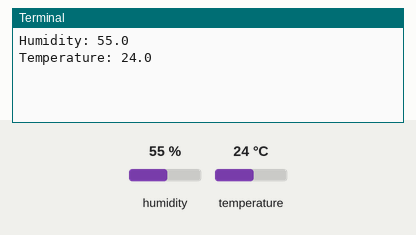
This program was run on a simulated Raspberry Pi (BCM pin numbers). Shown: the last lines printed to the terminal. The inputs (shaded band) are chosen by the test bench; at power-on: humidity 55 %, temperature 24 °C.

Above: at 1.2 s.
1.3 s: humidity set to 22 %
At 3.1 s:
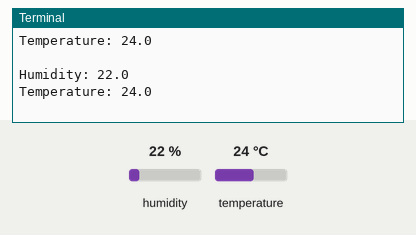
3.4 s: temperature set to 12 °C
At 4.4 s:
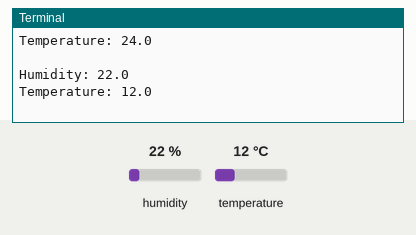
5.5 s: humidity set to 40 %
At 7.4 s:
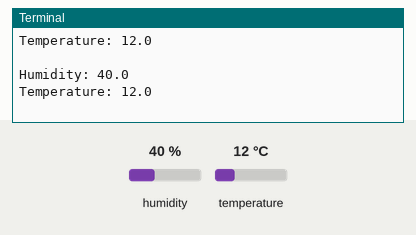
Timing chart, 0 to 8.9 s (numbered marks = the images above; inputs shaded):
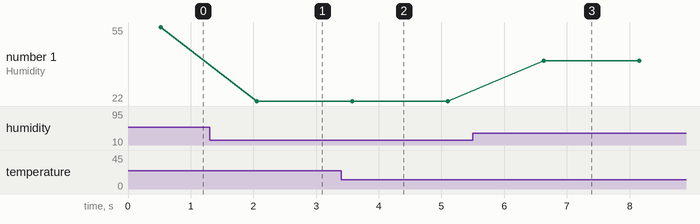

The program:

temp.py
```python
#!/usr/bin/python
import sys
import Adafruit_DHT
import time

while True:
	humidity, temperature = Adafruit_DHT.read_retry(11, 4)
	print "Humidity: " + str(humidity)
	print "Temperature: " + str(temperature) + "\n"
	time.sleep(1)
```

Measured:
- after the input at 1.3 s, the terminal: prints a new line after 0.75 s (image 1)
- after the input at 3.4 s, the terminal: prints a new line after 0.18 s (image 2)
- after the input at 5.5 s, the terminal: prints a new line after 1.1 s (image 3)
- plotted number 1: 55 → 22 after the input at 1.3 s, 22 → 40 after the input at 5.5 s
